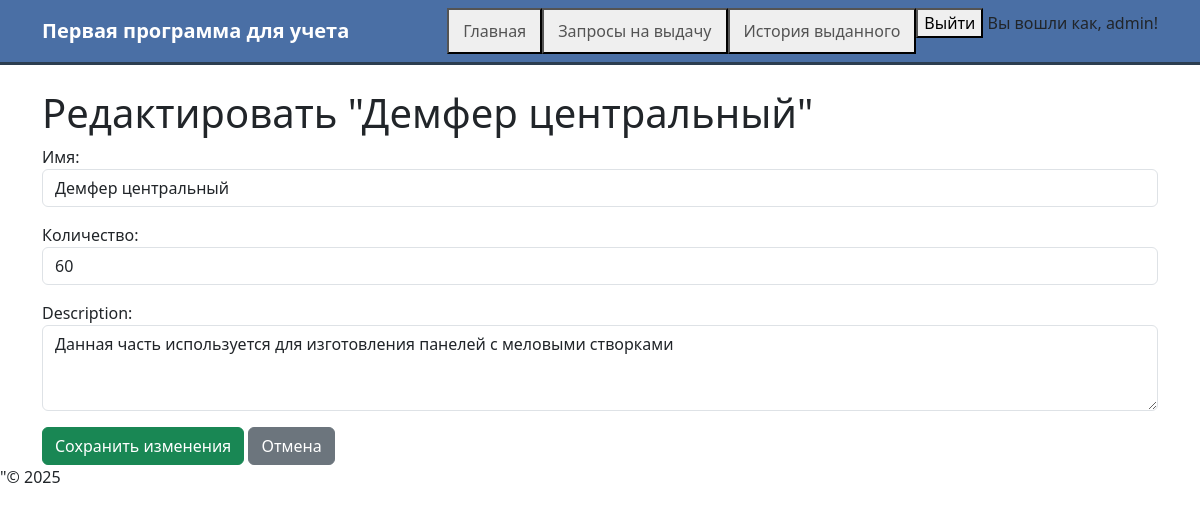
The app's page /edit_request_manufacturing/2/ (signed in) with its own data.
### inventory/models.py (models this page shows, shortened)
class Manufacturing(models.Model):
    name = models.CharField("Имя", max_length=100)
    quantity = models.PositiveIntegerField("Количество")
    image = models.ImageField("Картинка", upload_to='manufacturing/', blank=True, null=True)
    description = models.TextField(blank=True, null=True)
    class Meta:
        verbose_name = "Изготовление"
        verbose_name_plural="Изготовление"
        ordering = ['name']

### inventory/views.py (the view)
# urls.py: path("edit_request_manufacturing/<int:pk>/",views.edit_manufacturing, name='edit_manufacturing'),
@login_required
def edit_manufacturing(request, pk):
    manufacturing=get_object_or_404(Manufacturing, pk=pk)
    if request.method == 'POST':
        form=ManufacturingForm(request.POST,instance=manufacturing)
        if form.is_valid():
            messages.success(request,f"{manufacturing.name} успешно обновлён")
            form.save()
            return redirect("manufacturing_list")
        else:
            messages.error(request,'Не удалось сохранить изменения.Проверте данные')
    else:
        form=ManufacturingForm(instance=manufacturing)
    return render (request,'inventory/edit_manufacturing.html',{'form':form,'manufacturing':manufacturing})

### inventory/forms.py
class ManufacturingForm(forms.ModelForm):
    class Meta:
        model=Manufacturing
        fields =['name','quantity','description' ]
        widgets = {
            "description": forms.Textarea(attrs={"rows": 3, "class": "form-control"}),
            "name": forms.TextInput(attrs={'class': 'form-control'}),
            'quantity': forms.NumberInput(attrs={'class': 'form-control', 'min': '0'}),
        }

### inventory/templates/inventory/edit_manufacturing.html (shortened to what this page needs)
{% extends "inventory/base.html" %}
{% block content %}
<h1>Редактировать "{{ manufacturing.name }}"</h1>
<form method="post">
    <div class="mb-3">
        {{ form.name.label_tag }}
        {{ form.name }}
    </div>
    <div class="mb-3">
        {{ form.quantity.label_tag }}
        {{ form.quantity }}
    </div>
    <div class="mb-3">
        {{ form.description.label_tag }}
        {{ form.description }}
    </div>
    <button type="submit" class="btn btn-success">Сохранить изменения</button>
    <a href="{% url 'manufacturing_list' %}" class="btn btn-secondary">Отмена</a>
</form>
{% endblock %}

### inventory/templates/inventory/base.html (shortened to what this page needs)
<!DOCTYPE html>
<html lang="ru">
<head>
    <link href="https://cdn.jsdelivr.net/npm/bootstrap@5.3.3/dist/css/bootstrap.min.css" rel="stylesheet">
    {% load static %}
    <link rel="stylesheet" type="text/css" href="{% static 'css/custom.css' %}">
</head>
<body>
    <nav class="navbar navbar-expand-lg navbar-light my-custom-navbar">
        <div class="container">
            <a class="navbar-brand" href="{% url 'section_selection' %}">Первая программа для учета</a>
            <div class="navbar-nav">
                {% if user.is_authenticated %}
                <button type="submit"> <a class="nav-link" href="{% url 'section_selection' %}">Главная</a></button>
                {% endif %}
                {% if user.is_staff %}
                <button type="submit"> <a class="nav-link" href="{% url 'issue_requests' %}">Запросы на выдачу  </a></button>
                {% endif %}
                {% if user.is_staff %}
                <button type="submit">    <a class="nav-link" href="{% url 'history_admin' %}">История выданного</a> </button>
                {% endif %}
                    {% if user.is_authenticated %}
                  <form method="post" action="{% url 'logout' %}">
                    <button type="submit">Выйти</button>
                      <span>Вы вошли как, {{ user.username }}!</span>
                  </form>
                    {% else %}
                <button type="submit"> <a href="{% url 'login' %}">Войти</a> </button>
                {% endif %}
            </div>
        </div>
    </nav>
    <div class="container mt-4">
        {% block content %}
        {% endblock %}
    </div>
</body>
</html>
<footer>"© 2025
</footer>

### static/css/custom.css (style rules this page uses)
.my-custom-navbar { background-color: #4a6fa5 !important; border-bottom: 3px solid #2c3e50; }
.my-custom-navbar .navbar-brand { color: white !important; font-weight: bold; }

### records on screen
Manufacturing: name "Демфер центральный", quantity "60", description "Данная часть используется для изготовления панелей с меловыми створками"

### other values on screen
{{ user.username }} "admin"
